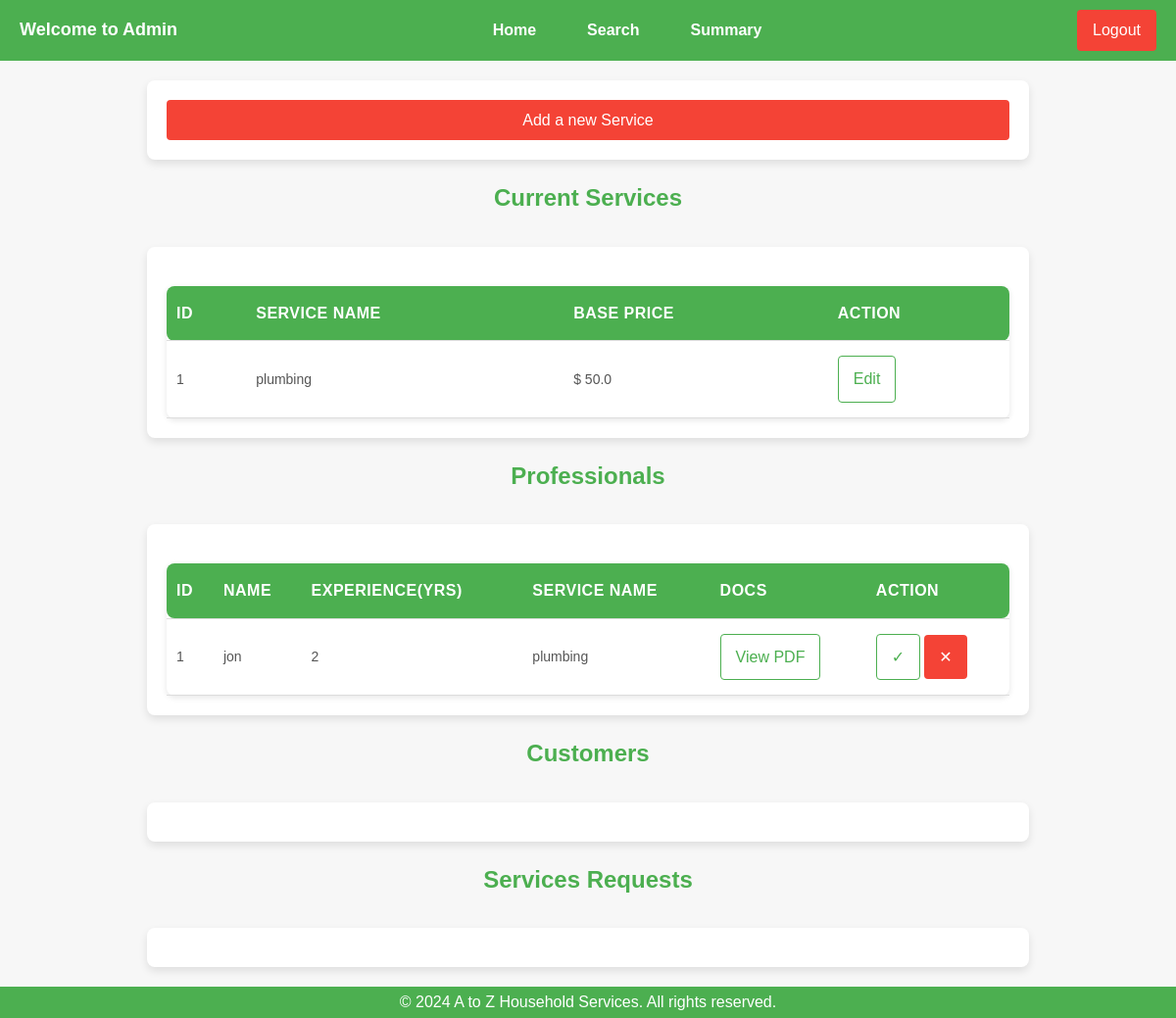
Before: /admin/dashboard with the older database file.
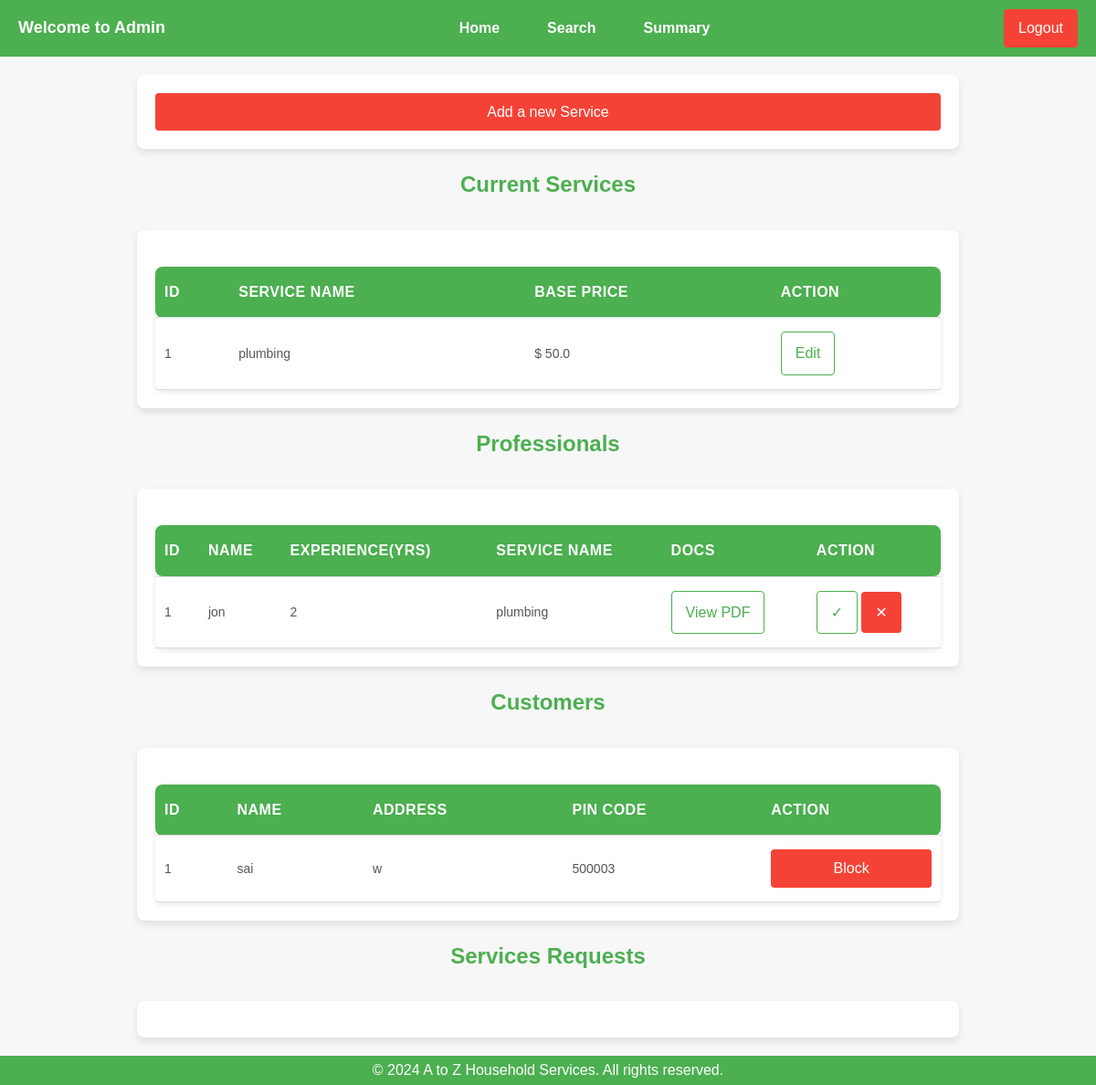
After: the same page with the newer database file.
### backend/models.py (models this page shows)
class Service(db.Model):
    __tablename__ = 'services'
    id = db.Column(db.Integer, primary_key=True)
    name = db.Column(db.String(120), nullable=False)
    price = db.Column(db.Float, nullable=False)
    time_required = db.Column(db.String(50), nullable=False)  # e.g., "2 hours"
    description = db.Column(db.Text, nullable=True)

class ServiceProfessional(db.Model):
    __tablename__ = 'service_professionals'
    id = db.Column(db.Integer, primary_key=True)
    username = db.Column(db.String(80), unique=True, nullable=False)
    password = db.Column(db.String(120), nullable=False)
    role = db.Column(db.String(20), nullable=False)
    name = db.Column(db.String(120), nullable=False)
    date_created = db.Column(db.DateTime, default=datetime.now())
    service_id = db.Column(db.Integer, db.ForeignKey('services.id'), nullable=False)
    service_type = db.Column(db.String, nullable=False)
    experience = db.Column(db.Integer, nullable=False)
    address = db.Column(db.String(240), nullable=True)
    phone = db.Column(db.Integer, nullable=False)
    pincode = db.Column(db.Integer, nullable=False)
    pdf_path = db.Column(db.String(300), nullable=False)
    approved = db.Column(db.Boolean, default=False)  # Admin approval status
    blocked = db.Column(db.Boolean, default=False)  # Admin block status

class Customer(db.Model):
    __tablename__ = 'customers'
    id = db.Column(db.Integer, primary_key=True)
    username = db.Column(db.String(80), unique=True, nullable=False)
    password = db.Column(db.String(120), nullable=False)
    role = db.Column(db.String(20), nullable=False)
    name = db.Column(db.String(120), nullable=False)
    address = db.Column(db.String(240), nullable=True)
    pincode = db.Column(db.Integer, nullable=False)

### backend/controllers.py (the view, shortened to what this page needs)
@app.route("/admin/dashboard")
def admin_dashboard():
    services = get_services()
    professionals = get_professionals()
    serv_reqs = get_service_reqs()
    customers = get_customers()
    return render_template("admin_dashboard.html",serv_reqs=serv_reqs,services=services,professionals=professionals,customers=customers)

### backend/controllers.py (called while the page is built)
def get_services():
    services = Service.query.all()
    return services

def get_professionals():
    professionals = ServiceProfessional.query.all()
    return professionals

def get_customers():
    customers = Customer.query.all()
    return customers

def get_service_reqs():
    service_reqs = ServiceRequest.query.all()
    return service_reqs

### templates/admin_dashboard.html (shortened to what this page needs)
<!DOCTYPE html>
<html lang="en">
<head>
    <link rel="stylesheet" href="/static/main.css">
</head>
<body>
<nav class="navbar">
    <div class="navbar-left">
        <span>Welcome to Admin</span>
    </div>
    <ul class="navbar-links">
        <li><a href="/admin/dashboard">Home</a></li>
        <li><a href="/search">Search</a></li>
        <li><a href="/summary">Summary</a></li>
    </ul>
    <div class="navbar-right">
        <a href="/admin/login" class="btn btn-logout">Logout</a>
    </div>
</nav>
<div class="my-container">
    <a href="/admin/createservice" class="btn-secondary">Add a new Service</a>
</div>
<h3>Current Services</h3>
<main class="my-container">
    {%if services%}
    <section id="service-history">
        <table>
            <thead>
                <tr>
                    <th>ID</th>
                    <th>Service Name</th>
                    <th>Base Price</th>
                    <th>Action</th>
                </tr>
            </thead>
            <tbody>
                {%for service in services%}
                <tr>
                    <td>{{service.id}}</td>
                    <td>{{service.name}}</td>
                    <td>$ {{service.price}} </td>
                    <td><a href="/admin/editservice/{{service.id}}" class="btn btn-primary">Edit</a></td>
                </tr>
                {%endfor%}
            </tbody>
        </table>
    </section>
    {%endif%}
</main>
<h3>Professionals</h3>
<main class="my-container">
    {%if professionals%}
    <section id="service-history">
        <table>
            <thead>
                <tr>
                    <th>ID</th>
                    <th>Name</th>
                    <th>Experience(yrs)</th>
                    <th>Service Name</th>
                    <th>Docs</th>
                    <th>Action</th>
                </tr>
            </thead>
            <tbody>
                {%for prof in professionals%}
                <tr>
                    <td>{{prof.id}}</td>
                    <td>{{prof.name}}</td>
                    <td>{{prof.experience}}</td>
                    <td>{{prof.service_type}}</td>
                    <td>
                        <a href="{{ url_for('view_pdf', professional_id=prof.id) }}" target="_blank">
                        View PDF</a>
                    </td>
                    {%if prof.approved%}
                    <td><a href="/admin/rejaprov/{{prof.id}}" class="btn-secondary">Block</a></td>
                    {%else%}
                    <td>
                        <a href="/admin/profaprov/{{prof.id}}" class="btn btn-primary">&#10003;</a>
                        <a href="/admin/rejaprov/{{prof.id}}" class="btn-danger">&#10005;</a>
                    </td>
                    {%endif%}
                </tr>
                {%endfor%}
            </tbody>
        </table>
    </section>
    {%endif%}
</main>
<h3>Customers</h3>
<main class="my-container">
    {%if customers%}
    <section id="service-history">
        <table>
            <thead>
                <tr>
                    <th>ID</th>
                    <th>Name</th>
                    <th>Address</th>
                    <th>Pin Code</th>
                    <th>Action</th>
                </tr>
            </thead>
            <tbody>
                {%for customer in customers%}
                <tr>
                    <td>{{customer.id}}</td>
                    <td>{{customer.name}}</td>
                    <td>{{customer.address}}</td>
                    <td>{{customer.pincode}}</td>
                    <td><a href="/admin/deleteuser/{{customer.id}}" class="btn-secondary">Block</a></td>
                </tr>
                {%endfor%}
            </tbody>
        </table>
    </section>
    {%endif%}
</main>
<h3>Services Requests</h3>
<main class="my-container">
</main>
<footer>
    <p>&copy; 2024 A to Z Household Services. All rights reserved.</p>
</footer>
</body>
</html>

### static/main.css (style rules this page uses)
* { margin: 0; padding: 0; box-sizing: border-box; }
body { font-family: Arial, sans-serif; background-color: #f7f7f7; color: #333; line-height: 1.6; display: flex; flex-direction: column; justify-content:space-between; align-items: center; height: 100vh; }
.btn-secondary { display: inline-block; width: 100%; text-decoration: none; text-align: center; font-size: 16px; background-color: #f44336; color: white; padding: 8px 16px; border-radius: 4px; cursor: pointer; border: none; transition: transform 0.3s ease-in-out }
.btn-danger { display: inline-block; text-decoration: none; text-align: center; font-size: 16px; background-color: #f44336; color: white; padding: auto; border-radius: 4px; cursor: pointer; border: none; transition: transform 0.3s ease-in-out }
.navbar { width: 100%; background-color: #4CAF50; padding: 10px 20px; display: flex; justify-content: space-between; align-items: center; position: sticky; top: 0; z-index: 1000; }
.navbar-left { color: white; font-size: 18px; font-weight: bold; }
.navbar-links { list-style: none; display: flex; gap: 20px; }
.navbar-links li { display: inline-block; }
.navbar-links a { color: white; text-decoration: none; font-size: 16px; font-weight: bold; padding: 8px 16px; transition: background-color 0.3s; }
.navbar-right { display: flex; align-items: center; }
.navbar-right .btn-logout { background-color: #f44336; color: white; padding: 8px 16px; border-radius: 4px; cursor: pointer; text-decoration: none; }
.my-container { width: 100%; max-width: 900px; max-height: min-content; margin: 20px auto; padding: 20px; background-color: #ffffff; box-shadow: 0 4px 8px rgba(0, 0, 0, 0.1); border-radius: 8px; }
h3 { color: #4CAF50; font-size: 24px; margin-bottom: 10px; }
#service-history { margin-top: 20px; }
table { width:100%; border-collapse: collapse; margin-top: 20px; border-radius: 8px; box-shadow: 0 2px 6px rgba(0, 0, 0, 0.1); }
table th, table td { text-align: left; padding: 15px 10px; border-bottom: 1px solid #ddd; }
table th { background-color: #4CAF50; color: white; font-size: 16px; text-transform: uppercase; letter-spacing: 0.5px; }
table td { color: #555; font-size: 14px; vertical-align: middle; }
table td a { display: inline-block; border: 1px solid #4CAF50; color: #4CAF50; padding: 10px 15px; border-radius: 4px; text-decoration: none; font-size: 16px; transition: transform 0.3s ease-in-out; }
table th:first-child, table td:first-child { border-top-left-radius: 8px; border-bottom-left-radius: 8px; }
table th:last-child, table td:last-child { border-top-right-radius: 8px; border-bottom-right-radius: 8px; }
footer { background-color: #4CAF50; color: white; text-align: center; width: 100%; padding: 3px 0; bottom: 0; }

Changed rows visible on the page:
added Customer: id "1", name "sai", address "w", pincode "500003"
Other visible differences:
text now shown: "ID NAME ADDRESS PIN CODE ACTION"
